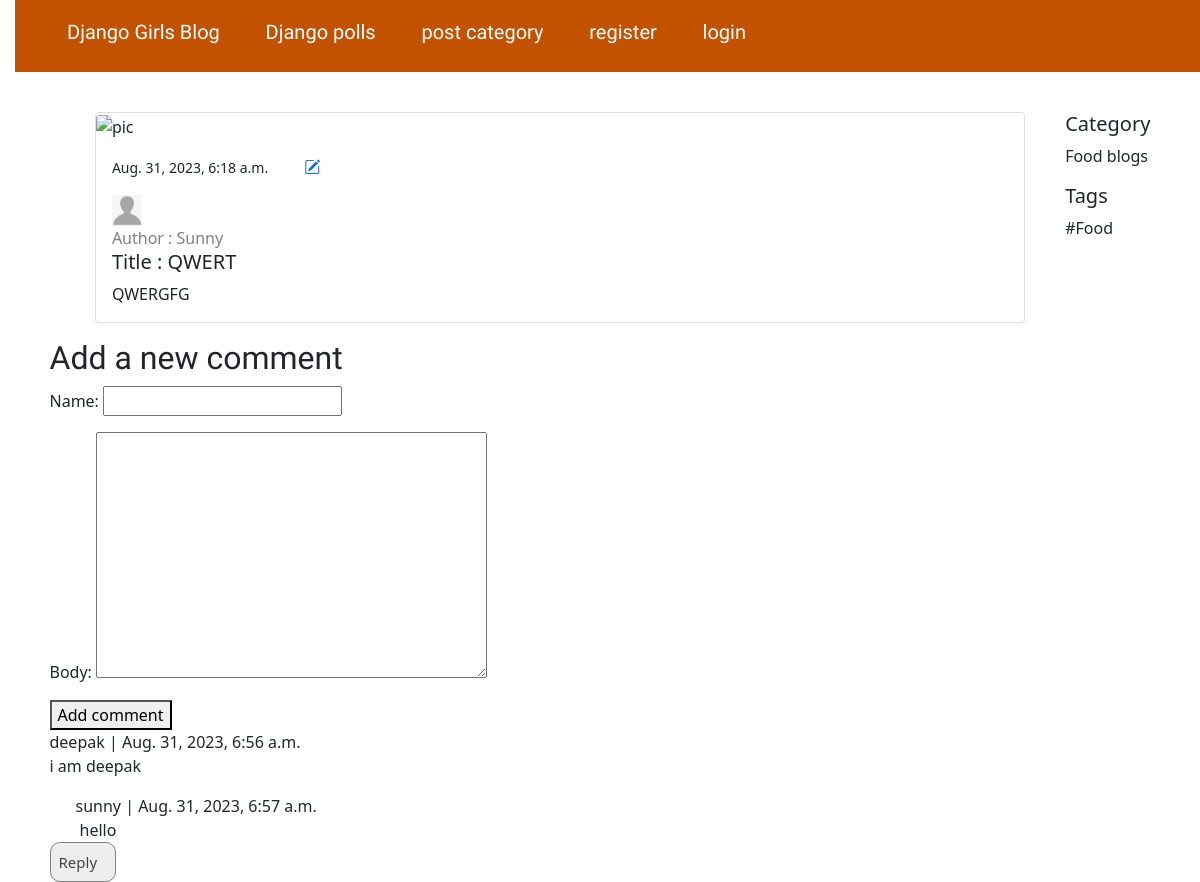
Screenshot of /post/qwert/ with the database file from the repository.
### djangogirls/models.py (models this page shows, shortened)
class Post(models.Model):
    author = models.ForeignKey(settings.AUTH_USER_MODEL, null=True, blank=True, on_delete=models.CASCADE)
    slug = models.SlugField(max_length=200, unique=True)
    title = models.CharField(max_length=200)
    text = models.TextField()
    image = models.ImageField(upload_to = 'postimg/', null=True, blank=True)
    feature_img = models.ImageField(upload_to = 'featureimg/', null=True, blank=True)
    category = models.ForeignKey(Category, null=True, on_delete=models.SET_NULL)
    tags = models.ManyToManyField(Tags, related_name='post_tag')
    created_date = models.DateTimeField(default=timezone.now)
    published_date = models.DateTimeField(auto_now_add = True)

class User(AbstractUser):
    GENDER_CHOICES = (
        ('M', 'Male'),
        ('F', 'Female'),
    )
    STATE_CHOICES = (
        ("rajasthan", "rajasthan"),
        ("punjab", "punjab"),
        ("uttarpradesh", "uttarpradesh"),
    )
    username = models.CharField(max_length = 50, blank = True, null = True, unique = True)
    email = models.EmailField(_('email address'), unique = True)
    user_profile = models.ImageField(upload_to='avatar', blank=True, null=True)
    city = models.CharField(max_length=200)
    gender = models.CharField(max_length=200, choices = GENDER_CHOICES, default='')
    state = models.CharField(max_length=200, choices = STATE_CHOICES, default='')
    dob = models.DateField(null=True, blank=True)
    country = models.CharField(max_length=200)
    zip_code = models.IntegerField(null = True)
    phone_no = models.CharField(max_length = 10)
    USERNAME_FIELD = 'email'
    REQUIRED_FIELDS = ['username', 'first_name']

class Category(models.Model):
    name = models.CharField(max_length=200)
    image = models.ImageField(upload_to = 'catimg/', blank=True)
    description = models.TextField(blank=True)
    slug = models.SlugField(max_length=200)

class Tags(models.Model):
    name = models.CharField(max_length=200)
    image = models.ImageField(upload_to = 'tagimg/', blank=True)
    description = models.TextField(blank=True)
    slug = models.SlugField(max_length=200)

class Comment(models.Model):
    user = models.ForeignKey(User, on_delete=models.CASCADE, null=True)
    post = models.ForeignKey(Post, on_delete=models.CASCADE, related_name='comments')
    name = models.CharField(max_length=80)
    email = models.EmailField(max_length=200, blank=True)
    body = models.TextField()
    created = models.DateTimeField(auto_now_add=True)
    updated = models.DateTimeField(auto_now=True)
    active = models.BooleanField(default=True)
    parent = models.ForeignKey('self', on_delete=models.CASCADE, null=True, blank=True, related_name='replies')
    class Meta:
        ordering = ('created',)

### djangogirls/views.py (the view)
# urls.py: path('post/<str:slug>/', post_detail, name='post_detail'),
def post_detail(request, slug):
    post = get_object_or_404(Post, slug=slug)
    comments = post.comments.filter(active=True, parent__isnull=True).order_by('-created')
    if request.method == 'POST':
        comment_form = CommentForm(data=request.POST)
        if comment_form.is_valid():
            parent_obj = None
            try:
                parent_id = int(request.POST.get('parent_id'))
            except:
                parent_id = None
            if parent_id:
                parent_obj = Comment.objects.get(id=parent_id)
                if parent_obj:
                    replay_comment = comment_form.save(commit=False)
                    replay_comment.parent = parent_obj
            new_comment = comment_form.save(commit=False)
            new_comment.post = post
            new_comment.save()
            return redirect(f'/post/{post.slug}')
    else:
        comment_form = CommentForm()
    return render(request,
                  'djangogirls/post_detail.html',
                  {'post': post,
                   'comments': comments,
                   'comment_form': comment_form})

### djangogirls/forms.py
class CommentForm(forms.ModelForm):
    class Meta:
        model = Comment
        fields = ('name','body')

### djangogirls/templates/djangogirls/post_detail.html (shortened to what this page needs)
{% extends 'djangogirls/base.html' %}
{% load static %}
{% block content %}
<div class="main-section" style="display: flex; justify-content: space-around;">
    <div class="col-sm-10 card mb-3">
        {% if post.feature_img %}
        <img src="{{post.feature_img.url}}" class="card-img-top" alt="..." style="height: 350px;">
        {% else %}
        <img src="" class="card-img-top" alt="pic">
        {% endif %}
        <div class="card-body">
            <p class="card-text"><small
                    class="text-body-secondary">{{post.published_date}}</small>&ensp;&ensp;&ensp;&ensp;
                <a href="{% url 'post_edit' slug=post.slug %}"><i class="bi bi-pencil-square"></i></a>
            </p>
            {% if post.author.user_profile %}
            <img src="{{post.author.user_profile.url}}" alt="author" style="width: 30px;">
            {% else %}
            <img src="" alt="" style="width: 30px;">
            {% endif %}
            <a  href="/authordetail/?id={{post.author.id}}" style="text-decoration: none; color: gray;"><p class="card-text" >Author : {{post.author.first_name}}</p></a>
            <h5 class="card-title">Title : {{post.title}}</h5>
            <p class="card-text">{{post.text}}</p>
        </div>
    </div>
    <div class="aside-section" style="padding-left: 10px;">
        <div class="category">
            <h5>Category</h5>
            <p>{{post.category.name}}</p>
        </div>
        <div class="tags">
            <h5>Tags</h5>
            {% for tag in post.tags.all %}
            <p>{{tag.name}}</p>
            {% endfor %}
        </div>
    </div>
</div>
<h2>Add a new comment</h2>
<form action="." method="post">
    {{ comment_form.as_p }}
    <button type="submit">Add comment</button>
</form>
{% for comment in comments %}
<div class="comment" >
    <p class="info" style="margin: 0px;">{{ comment.name }} | {{ comment.created }}</p>
    {{ comment.body|linebreaks }}
    {% for replay in comment.replies.all %}
    <p class="info" style="margin: 0px 26px;">{{ replay.name }} | {{ replay.created }}</p>
    <li style="list-style-type: none; margin-left: 30px;">{{ replay.body }}</li>
    {% endfor %}
    <button type="button" class="collapsible" style="margin-left: 0px;">Reply</button>
</div>
{% empty %}
<h4>There are no comments yet.</h4>
{% endfor %}
{% endblock %}

### djangogirls/static/css/djangogirls.css (style rules this page uses)
body { padding-left: 15px; }
h1, h2, h3, h4 { font-family: 'Lobster', cursive; }
.collapsible { background-color: #eee; color: #444; cursor: pointer; padding: 8px; width: 6%; border: 1px solid gray; border-radius: 10px 10px 10px 10px; text-align: left; outline: none; font-size: 15px; }

### rows the page displays
Post: published_date "Aug. 31, 2023, 6:18 a.m.", author.user_profile (picture), author.first_name "Sunny", title "QWERT", text "QWERGFG", category.name "Food blogs"
Tags: name "#Food"
Comment: name "deepak", created "Aug. 31, 2023, 6:56 a.m.", body "i am deepak"
Comment: name "sunny", created "Aug. 31, 2023, 6:57 a.m.", body "hello"
